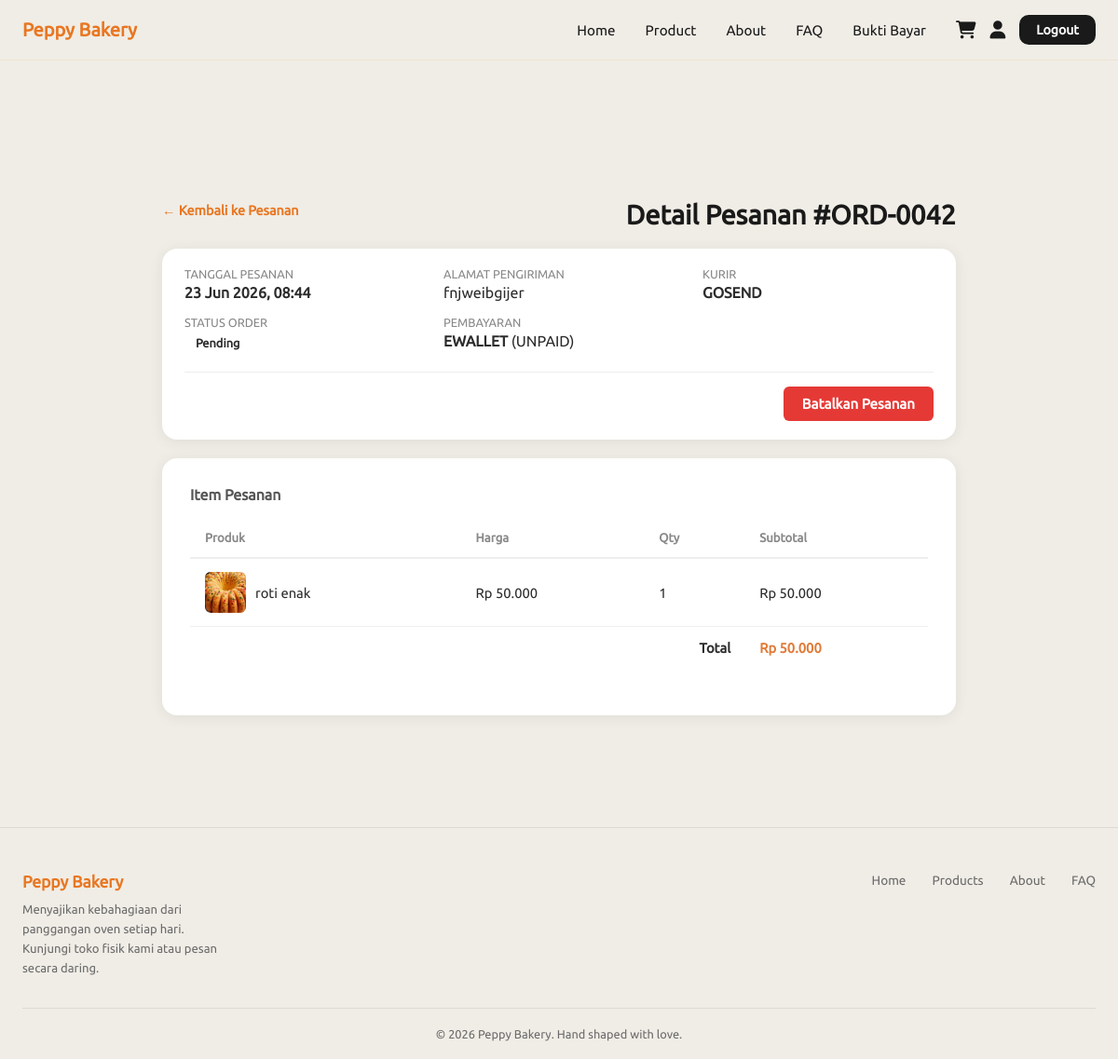
The app's page /customer/order_detail.php?id=42 (signed in) with its own data.
### tables this page shows
CREATE TABLE `orders` (
  `id_order` int(11) NOT NULL,
  `id_user` int(11) DEFAULT NULL,
  `tgl_order` datetime DEFAULT current_timestamp(),
  `ttl_harga` decimal(10,2) NOT NULL,
  `status_order` varchar(50) DEFAULT NULL
);

CREATE TABLE `shipping` (
  `id_shipping` int(11) NOT NULL,
  `id_order` int(11) DEFAULT NULL,
  `alamat_kirim` text NOT NULL,
  `kurir` varchar(50) DEFAULT NULL,
  `no_resi` varchar(100) DEFAULT NULL,
  `status_kirim` varchar(50) DEFAULT NULL
);

CREATE TABLE `payments` (
  `id_payment` int(11) NOT NULL,
  `id_order` int(11) DEFAULT NULL,
  `metode_nayar` varchar(50) DEFAULT NULL,
  `status_bayar` varchar(50) DEFAULT NULL,
  `bukti_bayar` varchar(255) NOT NULL
);

CREATE TABLE `order_details` (
  `id_detail` int(11) NOT NULL,
  `id_order` int(11) DEFAULT NULL,
  `id_produk` int(11) DEFAULT NULL,
  `nama_produk` varchar(150) DEFAULT NULL,
  `harga` decimal(10,2) NOT NULL,
  `qty` int(11) NOT NULL,
  `sub_total` decimal(10,2) NOT NULL
);

CREATE TABLE `products` (
  `id_produk` int(11) NOT NULL,
  `nama_produk` varchar(150) NOT NULL,
  `deskripsi` text DEFAULT NULL,
  `harga` decimal(10,2) NOT NULL,
  `stok` int(11) NOT NULL DEFAULT 0,
  `foto` varchar(255) DEFAULT NULL,
  `berat` varchar(50) DEFAULT NULL,
  `ketahanan` varchar(100) DEFAULT NULL
);

### customer/order_detail.php (the view, shortened to what this page needs)
<?php
$pdo = getDB();
$id  = (int)($_GET['id'] ?? 0);
include '../layouts/header.php';
$stmt = $pdo->prepare(
    'SELECT o.*,
            s.alamat_kirim, s.kurir, s.no_resi, s.status_kirim,
            p.metode_nayar, p.status_bayar
    FROM orders o
    LEFT JOIN shipping s ON s.id_order = o.id_order
    LEFT JOIN payments p ON p.id_order = o.id_order
    WHERE o.id_order = ? AND o.id_user = ? LIMIT 1'
);
$stmt->execute([$id, $_SESSION['user_id']]);
$order = $stmt->fetch();
$items = $pdo->prepare(
    'SELECT od.*, p.foto FROM order_details od
    LEFT JOIN products p ON p.id_produk = od.id_produk
    WHERE od.id_order = ?'
);
$items->execute([$id]);
$items = $items->fetchAll();
$status_label = [
    'pending'    => 'Pending',
    'diproses'   => 'Diproses',
    'dikirim'    => 'Dikirim',
    'selesai'    => 'Selesai',
    'dibatalkan' => 'Dibatalkan',
];
$status_class = [
    'pending'    => 'status-badge--pending',
    'diproses'   => 'status-badge--processing',
    'dikirim'    => 'status-badge--shipped',
    'selesai'    => 'status-badge--done',
    'dibatalkan' => 'status-badge--cancelled',
];
?>
<section class="page-section active orders-section">
    <div class="page-medium">
        <div class="orders-header" style="margin-bottom:20px;">
            <a href="orders.php" class="orders-detail-link" style="font-size:0.9rem;">← Kembali ke Pesanan</a>
            <h2 style="margin-top:10px;">Detail Pesanan #ORD-<?= str_pad($order['id_order'], 4, '0', STR_PAD_LEFT) ?></h2>
        </div>
        <div class="orders-card" style="margin-bottom:20px;padding:20px 24px;">
            <div class="order-info-grid">
                <div>
                    <label style="color:#888;font-size:0.8rem;display:block;margin-bottom:4px;text-transform:uppercase;">Tanggal Pesanan</label>
                    <p style="font-weight:600;"><?= date('d M Y, H:i', strtotime($order['tgl_order'])) ?></p>
                    <label style="color:#888;font-size:0.8rem;display:block;margin-top:16px;margin-bottom:4px;text-transform:uppercase;">Status Order</label>
                    <span class="status-badge <?= $status_class[$order['status_order']] ?? '' ?>">
                        <?= $status_label[$order['status_order']] ?? $order['status_order'] ?>
                    </span>
                </div>
                <div>
                    <label style="color:#888;font-size:0.8rem;display:block;margin-bottom:4px;text-transform:uppercase;">Alamat Pengiriman</label>
                    <p><?= nl2br(htmlspecialchars($order['alamat_kirim'])) ?></p>
                    <label style="color:#888;font-size:0.8rem;display:block;margin-top:16px;margin-bottom:4px;text-transform:uppercase;">Pembayaran</label>
                    <p><strong><?= htmlspecialchars(strtoupper($order['metode_nayar'])) ?></strong> (<?= strtoupper($order['status_bayar']) ?>)</p>
                </div>
                <div>
                    <label style="color:#888;font-size:0.8rem;display:block;margin-bottom:4px;text-transform:uppercase;">Kurir</label>
                    <p><strong><?= htmlspecialchars(strtoupper($order['kurir'])) ?></strong></p>
                </div>
            </div>
            <?php if ($order['status_order'] === 'pending'): ?>
                <div style="margin-top:20px; padding-top:15px; border-top:1px solid #eee; text-align:right;">
                    <form action="order_detail.php?id=<?= $id ?>" method="POST" onsubmit="return confirm('Apakah Anda yakin ingin membatalkan pesanan ini?');" style="display:inline-block;">
                        <button type="submit" class="btn-dark ripple-btn" style="background:#e53935; border:none; padding:10px 20px; font-weight:600; color:#fff; border-radius:6px; cursor:pointer;">
                            Batalkan Pesanan
                        </button>
                    </form>
                </div>
            <?php endif; ?>
        </div>
        <div class="orders-card">
            <h3 style="margin-bottom:16px;font-size:1rem;color:#555;">Item Pesanan</h3>
            <div class="table-responsive">
                <table class="orders-table">
                    <thead>
                        <tr>
                            <th>Produk</th>
                            <th>Harga</th>
                            <th>Qty</th>
                            <th>Subtotal</th>
                        </tr>
                    </thead>
                    <tbody>
                        <?php foreach ($items as $item): ?>
                        <tr>
                            <td style="display:flex;align-items:center;gap:10px;">
                                <img src="<?= htmlspecialchars($item['foto'] ?: 'https://via.placeholder.com/50') ?>"
                                    style="width:44px;height:44px;object-fit:cover;border-radius:6px;" alt="">
                                <span><?= htmlspecialchars($item['nama_produk']) ?></span>
                            </td>
                            <td>Rp <?= number_format($item['harga'], 0, ',', '.') ?></td>
                            <td><?= $item['qty'] ?></td>
                            <td>Rp <?= number_format($item['sub_total'], 0, ',', '.') ?></td>
                        </tr>
                        <?php endforeach; ?>
                    </tbody>
                    <tfoot>
                        <tr>
                            <td colspan="3" style="text-align:right;font-weight:700;padding:14px 15px;">Total</td>
                            <td style="font-weight:700;color:#e07b39;">Rp <?= number_format($order['ttl_harga'], 0, ',', '.') ?></td>
                        </tr>
                    </tfoot>
                </table>
            </div>
        </div>
    </div>
</section>
<?php include '../layouts/footer.php'; ?>

### assets/css/style.css (style rules this page uses)
*, *::before, *::after { box-sizing: border-box; margin: 0; padding: 0; }
:root { --cream: #f0ede6; --white: #ffffff; --dark: #1a1a1a; --orange: #e87722; --orange-light: #f5a25a; --brown: #7a4f1e; --text: #2c2c2c; --muted: #6b6b6b; --card-bg: #e8e4dc; --radius: 16px; --radius-lg: 24px; --shadow: 0 4px 24px rgba(0, 0, 0, 0.08); --shadow-hover: 0 12px 40px rgba(0, 0, 0, 0.16); }
html { scroll-behavior: smooth; }
body { font-family: "Ubuntu", sans-serif; background: var(--cream); color: var(--text); overflow-x: hidden; }
img { display: block; width: 100%; object-fit: cover; }
.page-section { display: none; padding-top: 64px; }
.page-section.active { display: block; }
.ripple-btn { position: relative; overflow: hidden; text-align: center; text-decoration: none; }
.btn-dark { background: var(--brown); color: #fff; border: none; cursor: pointer; padding: 14px 28px; border-radius: 12px; font-family: "Ubuntu", serif; font-size: 0.95rem; font-weight: 700; white-space: nowrap; transition: background 0.25s, transform 0.2s, box-shadow 0.2s; }
.page-medium { max-width: 1000px; margin: 0 auto; padding: 0 20px; }
.status-badge { display: inline-block; padding: 5px 12px; border-radius: 20px; font-size: 0.85rem; font-weight: 600; }
.orders-section { padding-top: 100px; padding-bottom: 100px; }
.orders-header { display: flex; justify-content: space-between; align-items: center; margin-bottom: 30px; }
.orders-header h2 { font-family: 'Ubuntu', serif; color: var(--dark); font-size: 1.8rem; }
.orders-card { background: white; border-radius: 15px; padding: 30px; box-shadow: 0 5px 20px rgba(0, 0, 0, 0.05); overflow-x: auto; }
.orders-table { width: 100%; border-collapse: collapse; text-align: left; min-width: 600px; }
.orders-table thead tr { border-bottom: 2px solid #eee; }
.orders-table th { padding: 15px 10px; color: #555; font-weight: 600; font-size: 0.9rem; }
.orders-table tbody tr { border-bottom: 1px solid #eee; transition: background 0.15s; }
.orders-table td { padding: 15px 10px; }
.orders-detail-link { color: var(--orange); text-decoration: none; font-weight: 500; }
.status-badge { display: inline-block; padding: 4px 12px; border-radius: 20px; font-size: 0.8rem; font-weight: 600; }
.orders-section { padding-bottom: 80px; }
.page-medium { max-width: 900px; margin: 0 auto; padding: 40px 24px; }
.orders-header { margin-bottom: 24px; }
.orders-header h2 { font-family: 'Ubuntu', serif; font-size: 1.8rem; font-weight: 700; color: var(--dark); }
.orders-card { background: var(--white); border-radius: 16px; overflow: hidden; box-shadow: 0 2px 16px rgba(0, 0, 0, 0.07); }
.orders-table { width: 100%; border-collapse: collapse; }
.orders-table th, .orders-table td { padding: 14px 16px; text-align: left; border-bottom: 1px solid #f0e8d8; font-size: 0.92rem; }
.orders-table th { color: #888; font-weight: 600; font-size: 0.82rem; }
.orders-table tr:last-child td { border-bottom: none; }
.orders-detail-link { color: var(--orange); font-weight: 600; text-decoration: none; font-size: 0.88rem; }
.table-responsive { width: 100%; overflow-x: auto; -webkit-overflow-scrolling: touch; margin-bottom: 20px; }
.order-info-grid { display: flex; justify-content: space-between; gap: 30px; flex-wrap: wrap; }
.order-info-grid > div { flex: 1; min-width: 200px; }

### records on screen
orders: id_order "0042", tgl_order "23 Jun 2026, 08:44", status_order "Pending", shipping.alamat_kirim "fnjweibgijer", payments.metode_nayar "EWALLET", payments.status_bayar "UNPAID", shipping.kurir "GOSEND", ttl_harga "50.000"
order_details: id_produk.foto (picture), nama_produk "roti enak", harga "50.000", qty "1", sub_total "50.000"
